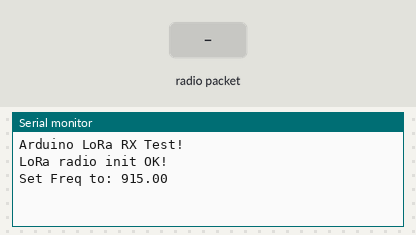
Bench run of a sketch on a simulated Arduino Uno, built with avr-gcc and run on an emulated ATmega328P. Parts: the last lines printed to the serial monitor. The inputs (shaded band) are chosen by the test bench. No radio packets arrive unless stated.

Above: at 1.3 s.
1.4 s: radio packet "1" arrives
At 2.8 s:
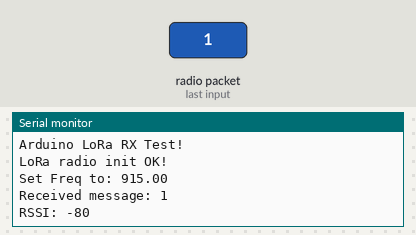
3.6 s: radio packet "0" arrives
At 4.9 s:
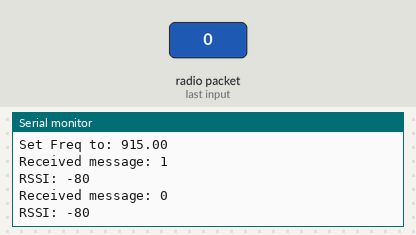
5.1 s: radio packet "2" arrives
At 6.3 s:
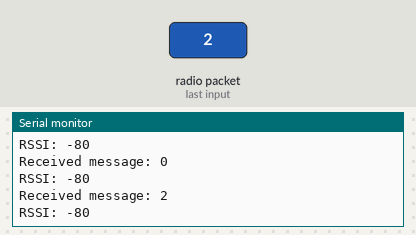

The sketch:

Uno_LORA_test.ino
```cpp
#include <SPI.h>
#include <RH_RF95.h>

#define RFM95_CS 4
#define RFM95_RST 2
#define RFM95_INT 3

// Frequency must match the transmitter's frequency!
#define RF95_FREQ 915.0

RH_RF95 rf95(RFM95_CS, RFM95_INT);

void setup() {
    pinMode(RFM95_RST, OUTPUT);
    digitalWrite(RFM95_RST, HIGH);

    Serial.begin(9600);
    while (!Serial); // Wait for serial port to be available
    delay(100);

    Serial.println("Arduino LoRa RX Test!");

    // Manual reset
    digitalWrite(RFM95_RST, LOW);
    delay(10);
    digitalWrite(RFM95_RST, HIGH);
    delay(10);

    if (!rf95.init()) {
        Serial.println("LoRa radio init failed");
        while (1);
    }
    Serial.println("LoRa radio init OK!");

    if (!rf95.setFrequency(RF95_FREQ)) {
        Serial.println("setFrequency failed");
        while (1);
    }
    Serial.print("Set Freq to: "); Serial.println(RF95_FREQ);

    rf95.setTxPower(23, false);
}

void loop() {
    if (rf95.available()) {
        // Buffer to hold the incoming message
        uint8_t buf[RH_RF95_MAX_MESSAGE_LEN];
        uint8_t len = sizeof(buf);

        if (rf95.recv(buf, &len)) {
            Serial.print("Received message: ");
            Serial.println((char*)buf);
            Serial.print("RSSI: ");
            Serial.println(rf95.lastRssi(), DEC);
        } else {
            Serial.println("Receive failed");
        }
    }
    delay(1000);
}
```

Measured:
- after the input at 1.4 s, the serial monitor: prints a new line after 0.72 s (image 1)
- after the input at 3.6 s, the serial monitor: prints a new line after 0.52 s (image 2)
- after the input at 5.1 s, the serial monitor: prints a new line at once (image 3)
